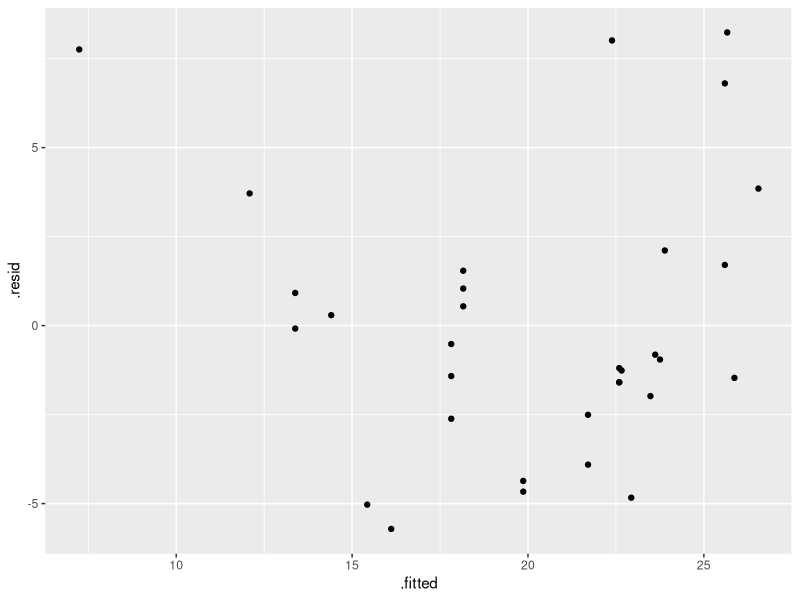

Generate this figure with R:
## ---- chunk 1
knitr::opts_chunk$set(
  collapse = TRUE, 
  comment = "#>", 
  fig.path = "man/figures/README-",
  fig.retina = 3,
  out.width = "100%"
)
## ---- chunk 2
#| label: resid-plot
#| fig-width: 5
#| fig-height: 5
#| out-width: 40%
library(ggplot2)
library(broom)
cars_lm <- lm(mpg ~ hp, data = mtcars)
cars_all <- augment(cars_lm)
ggplot(cars_all, aes(x=.fitted, y=.resid)) + 
  geom_point()
